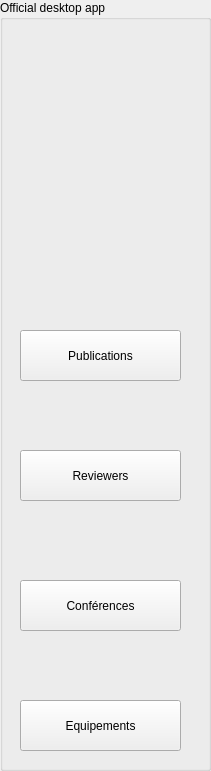
   <widget class="QGroupBox" name="groupBox_11">
    <property name="geometry">
     <rect>
      <x>0</x>
      <y>-30</y>
      <width>211</width>
      <height>771</height>
     </rect>
    </property>
    <property name="title">
     <string>Official desktop app</string>
    </property>
    <widget class="QPushButton" name="pushButton_13">
     <property name="geometry">
      <rect>
       <x>20</x>
       <y>330</y>
       <width>161</width>
       <height>51</height>
      </rect>
     </property>
     <property name="text">
      <string>Publications</string>
     </property>
    </widget>
    <widget class="QPushButton" name="pushButton_14">
     <property name="geometry">
      <rect>
       <x>20</x>
       <y>450</y>
       <width>161</width>
       <height>51</height>
      </rect>
     </property>
     <property name="text">
      <string>Reviewers</string>
     </property>
    </widget>
    <widget class="QPushButton" name="pushButton_15">
     <property name="geometry">
      <rect>
       <x>20</x>
       <y>580</y>
       <width>161</width>
       <height>51</height>
      </rect>
     </property>
     <property name="text">
      <string>Conférences</string>
     </property>
    </widget>
    <widget class="QPushButton" name="pushButton_16">
     <property name="geometry">
      <rect>
       <x>20</x>
       <y>700</y>
       <width>161</width>
       <height>51</height>
      </rect>
     </property>
     <property name="text">
      <string>Equipements</string>
     </property>
    </widget>
    <widget class="QLabel" name="label_30">
     <property name="geometry">
      <rect>
       <x>50</x>
       <y>270</y>
       <width>91</width>
       <height>71</height>
      </rect>
     </property>
     <property name="styleSheet">
      <string notr="true">image: url(:/new/prefix1/Downloads/publication icon.png);</string>
     </property>
     <property name="text">
      <string/>
     </property>
    </widget>
    <widget class="QLabel" name="label_31">
     <property name="geometry">
      <rect>
       <x>50</x>
       <y>370</y>
       <width>101</width>
       <height>91</height>
      </rect>
     </property>
     <property name="styleSheet">
      <string notr="true">image: url(:/new/prefix1/Downloads/reviewer icon.png);</string>
     </property>
     <property name="text">
      <string/>
     </property>
    </widget>
    <widget class="QLabel" name="label_32">
     <property name="geometry">
      <rect>
       <x>20</x>
       <y>500</y>
       <width>151</width>
       <height>101</height>
      </rect>
     </property>
     <property name="styleSheet">
      <string notr="true">image: url(:/new/prefix1/Downloads/conference icon.png);</string>
     </property>
     <property name="text">
      <string/>
     </property>
    </widget>
    <widget class="QLabel" name="label_33">
     <property name="geometry">
      <rect>
       <x>20</x>
       <y>620</y>
       <width>151</width>
       <height>101</height>
      </rect>
     </property>
     <property name="styleSheet">
      <string notr="true">image: url(:/new/prefix1/Downloads/equipement icon.png);</string>
     </property>
     <property name="text">
      <string/>
     </property>
    </widget>
    <widget class="QLabel" name="label_4">
     <property name="geometry">
      <rect>
       <x>-30</x>
       <y>30</y>
       <width>251</width>
       <height>171</height>
      </rect>
     </property>
     <property name="styleSheet">
      <string notr="true">image: url(:/new/prefix1/Downloads/imagetouse.png-removebg-preview.png);</string>
     </property>
     <property name="text">
      <string/>
     </property>
    </widget>
   </widget>
